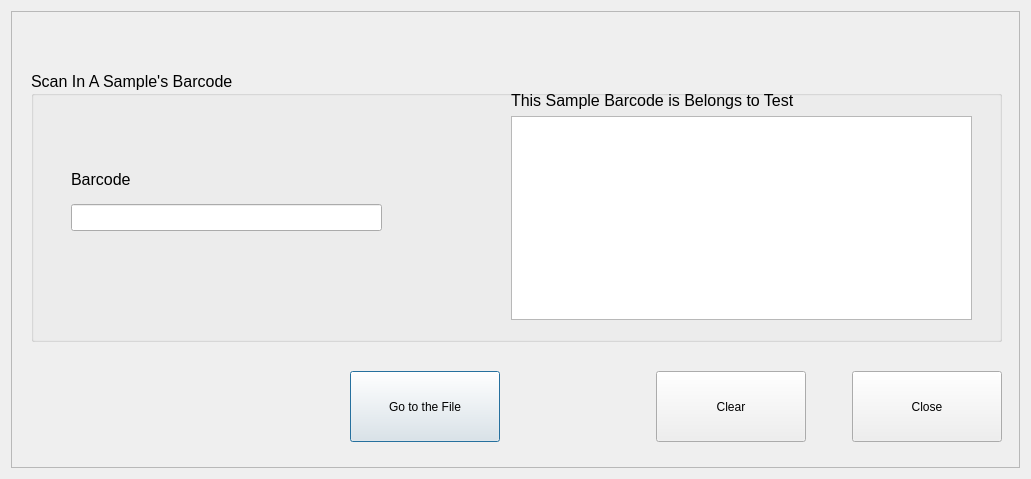
<?xml version="1.0" encoding="UTF-8"?>
<ui version="4.0">
 <class>Dialog</class>
 <widget class="QDialog" name="Dialog">
  <property name="geometry">
   <rect>
    <x>0</x>
    <y>0</y>
    <width>1031</width>
    <height>479</height>
   </rect>
  </property>
  <property name="windowTitle">
   <string notr="true">Test File Search</string>
  </property>
  <layout class="QGridLayout" name="gridLayout">
   <item row="0" column="0">
    <widget class="QFrame" name="frame">
     <property name="frameShape">
      <enum>QFrame::StyledPanel</enum>
     </property>
     <property name="frameShadow">
      <enum>QFrame::Raised</enum>
     </property>
     <widget class="QGroupBox" name="groupBox">
      <property name="geometry">
       <rect>
        <x>20</x>
        <y>60</y>
        <width>971</width>
        <height>271</height>
       </rect>
      </property>
      <property name="font">
       <font>
        <pointsize>12</pointsize>
       </font>
      </property>
      <property name="title">
       <string>Scan In A Sample's Barcode</string>
      </property>
      <widget class="QWidget" name="">
       <property name="geometry">
        <rect>
         <x>40</x>
         <y>90</y>
         <width>311</width>
         <height>70</height>
        </rect>
       </property>
       <layout class="QVBoxLayout" name="verticalLayout">
        <item>
         <widget class="QLabel" name="label">
          <property name="text">
           <string>Barcode</string>
          </property>
         </widget>
        </item>
        <item>
         <widget class="QLineEdit" name="lineEdit"/>
        </item>
       </layout>
      </widget>
      <widget class="QWidget" name="">
       <property name="geometry">
        <rect>
         <x>480</x>
         <y>20</y>
         <width>461</width>
         <height>229</height>
        </rect>
       </property>
       <layout class="QVBoxLayout" name="verticalLayout_2">
        <item>
         <widget class="QLabel" name="label_2">
          <property name="text">
           <string>This Sample Barcode is Belongs to Test</string>
          </property>
         </widget>
        </item>
        <item>
         <widget class="QListWidget" name="listWidget"/>
        </item>
       </layout>
      </widget>
     </widget>
     <widget class="QWidget" name="">
      <property name="geometry">
       <rect>
        <x>30</x>
        <y>360</y>
        <width>961</width>
        <height>71</height>
       </rect>
      </property>
      <layout class="QHBoxLayout" name="horizontalLayout">
       <item>
        <spacer name="horizontalSpacer">
         <property name="orientation">
          <enum>Qt::Horizontal</enum>
         </property>
         <property name="sizeHint" stdset="0">
          <size>
           <width>40</width>
           <height>20</height>
          </size>
         </property>
        </spacer>
       </item>
       <item>
        <widget class="QPushButton" name="pushButton">
         <property name="sizePolicy">
          <sizepolicy hsizetype="Minimum" vsizetype="Minimum">
           <horstretch>0</horstretch>
           <verstretch>0</verstretch>
          </sizepolicy>
         </property>
         <property name="minimumSize">
          <size>
           <width>150</width>
           <height>0</height>
          </size>
         </property>
         <property name="text">
          <string>Go to the File</string>
         </property>
        </widget>
       </item>
       <item>
        <spacer name="horizontalSpacer_2">
         <property name="orientation">
          <enum>Qt::Horizontal</enum>
         </property>
         <property name="sizeType">
          <enum>QSizePolicy::Minimum</enum>
         </property>
         <property name="sizeHint" stdset="0">
          <size>
           <width>150</width>
           <height>20</height>
          </size>
         </property>
        </spacer>
       </item>
       <item>
        <widget class="QPushButton" name="pushButton_2">
         <property name="sizePolicy">
          <sizepolicy hsizetype="Minimum" vsizetype="Minimum">
           <horstretch>0</horstretch>
           <verstretch>0</verstretch>
          </sizepolicy>
         </property>
         <property name="minimumSize">
          <size>
           <width>150</width>
           <height>0</height>
          </size>
         </property>
         <property name="text">
          <string>Clear</string>
         </property>
        </widget>
       </item>
       <item>
        <spacer name="horizontalSpacer_3">
         <property name="orientation">
          <enum>Qt::Horizontal</enum>
         </property>
         <property name="sizeType">
          <enum>QSizePolicy::Minimum</enum>
         </property>
         <property name="sizeHint" stdset="0">
          <size>
           <width>40</width>
           <height>20</height>
          </size>
         </property>
        </spacer>
       </item>
       <item>
        <widget class="QPushButton" name="pushButton_3">
         <property name="sizePolicy">
          <sizepolicy hsizetype="Minimum" vsizetype="Minimum">
           <horstretch>0</horstretch>
           <verstretch>0</verstretch>
          </sizepolicy>
         </property>
         <property name="minimumSize">
          <size>
           <width>150</width>
           <height>0</height>
          </size>
         </property>
         <property name="text">
          <string>Close</string>
         </property>
        </widget>
       </item>
      </layout>
     </widget>
    </widget>
   </item>
  </layout>
 </widget>
 <resources/>
 <connections/>
</ui>
